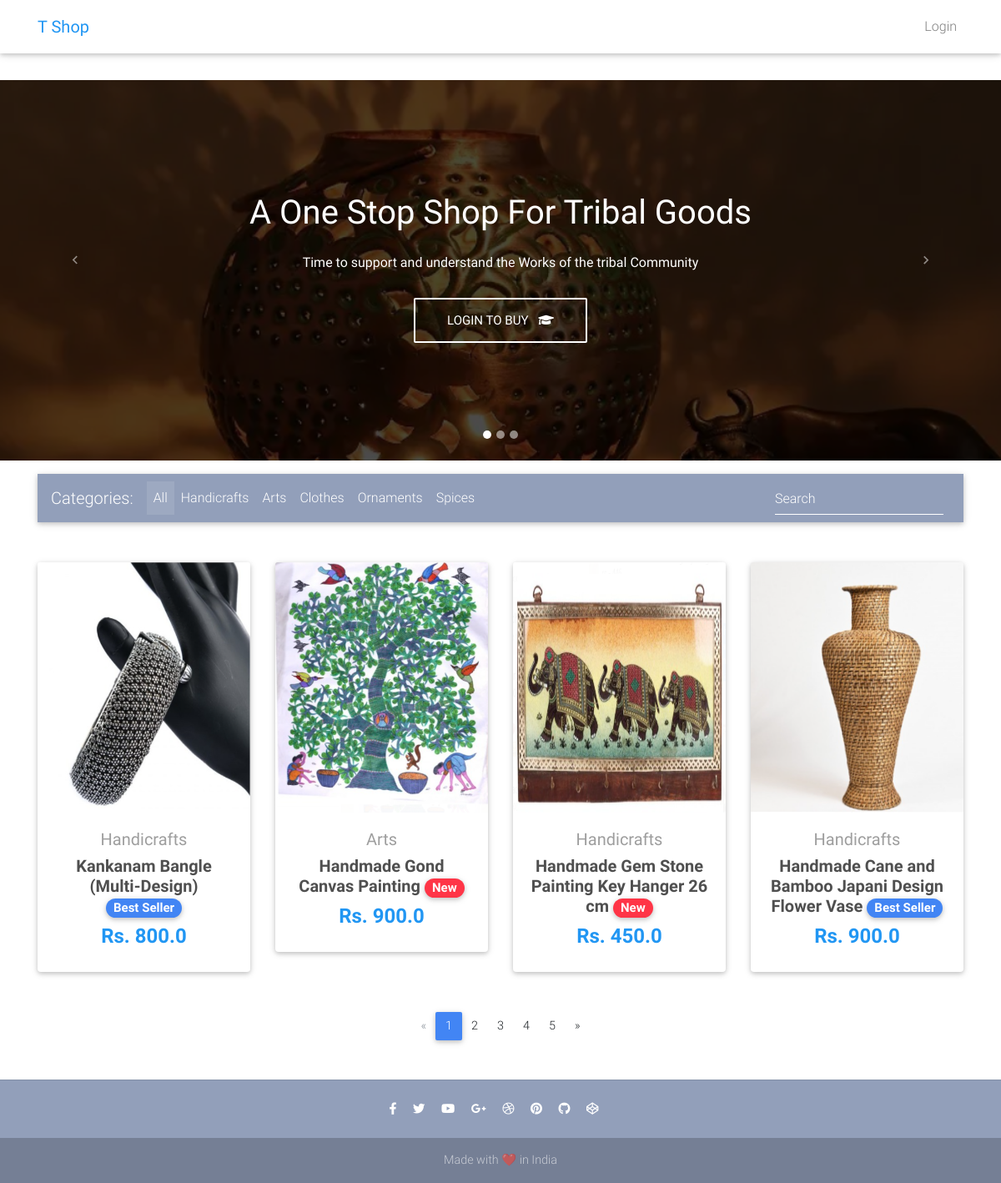
/, run on an earlier commit of the app's database.
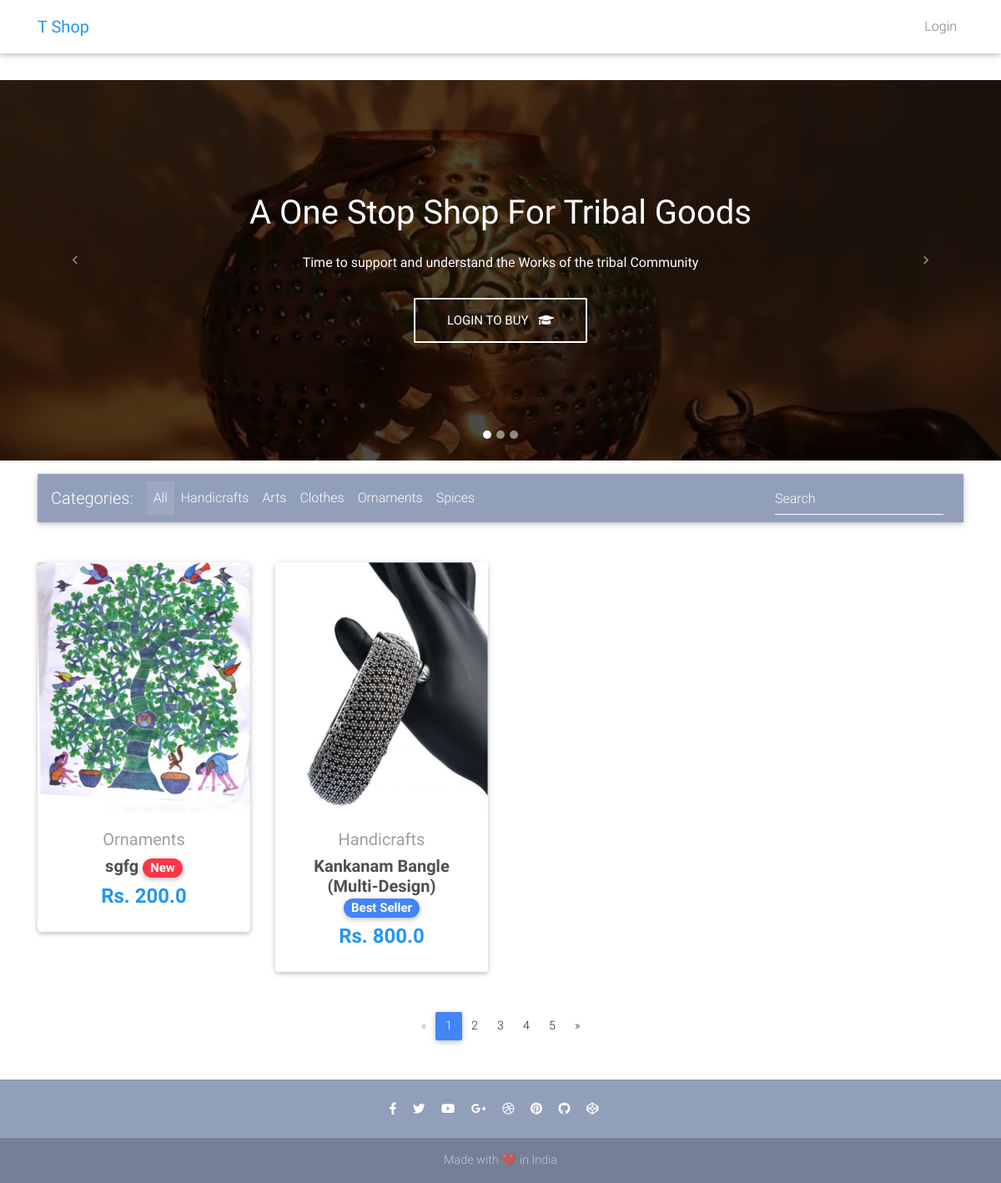
And on a later commit of the database.
### core/models.py (models this page shows, shortened)
class Item(models.Model) :
    item_name = models.CharField(max_length=100)
    price = models.FloatField()
    discount_price = models.FloatField(blank=True, null=True)
    category = models.CharField(choices=CATEGORY, max_length=2)
    label = models.CharField(choices=LABEL, max_length=2)
    description = models.TextField()
    photo=models.ImageField(upload_to='job/photos/',blank=True,null=True)
    seller = models.ForeignKey(settings.AUTH_USER_MODEL,
                             on_delete=models.CASCADE,null=True)
    sellercom=models.CharField(max_length=100,blank=True,null=True)
    def get_absolute_url(self):
        return reverse("core:product", kwargs={
            "pk" : self.pk
        })

### core/views.py (the view)
# urls.py: path('', HomeView.as_view(), name='home'),
class HomeView(ListView):
    model = Item
    template_name = "home.html"

### core/templates/home.html (shortened to what this page needs)
{% extends 'base.html' %}
{% load static %}
{% block content %}
  <div id="carousel-example-1z" class="carousel slide carousel-fade pt-4" data-ride="carousel">
    <ol class="carousel-indicators">
      <li data-target="#carousel-example-1z" data-slide-to="0" class="active"></li>
      <li data-target="#carousel-example-1z" data-slide-to="1"></li>
      <li data-target="#carousel-example-1z" data-slide-to="2"></li>
    </ol>
    <div class="carousel-inner" role="listbox">
      <div class="carousel-item active">
        <div class="view" style="background-image: url('static/img/bg1.png'); background-repeat: no-repeat; background-size: cover;">
          <div class="mask rgba-black-strong d-flex justify-content-center align-items-center">
            <div class="text-center white-text mx-5 wow fadeIn">
              <h1 class="mb-4">
                <strong>A One Stop Shop For Tribal Goods </strong>
              </h1>
              <p>
                <strong>Time to support and understand the Works of the tribal Community</strong>
              </p>
              <a href="/sign-up/" class="btn btn-outline-white btn-lg">{% if user.is_authenticated %} Scroll to buy{%else%}Login To Buy {%endif%}
                <i class="fas fa-graduation-cap ml-2"></i>
              </a>
            </div>
          </div>
        </div>
      </div>
    </div>
    <a class="carousel-control-prev" href="#carousel-example-1z" role="button" data-slide="prev">
      <span class="carousel-control-prev-icon" aria-hidden="true"></span>
    </a>
    <a class="carousel-control-next" href="#carousel-example-1z" role="button" data-slide="next">
      <span class="carousel-control-next-icon" aria-hidden="true"></span>
    </a>
  </div>
<main>
    <div class="container">
      <nav class="navbar navbar-expand-lg navbar-dark mdb-color lighten-3 mt-3 mb-5">
        <span class="navbar-brand">Categories:</span>
        <div class="collapse navbar-collapse" id="basicExampleNav">
          <ul class="navbar-nav mr-auto">
            <li class="nav-item active">
              <a class="nav-link" href="#">All
              </a>
            </li>
            <li class="nav-item">
              <a class="nav-link" href="#">Handicrafts</a>
            </li>
            <li class="nav-item">
              <a class="nav-link" href="#">Arts</a>
            </li>
            <li class="nav-item">
              <a class="nav-link" href="#">Clothes</a>
            </li>
            <li class="nav-item">
              <a class="nav-link" href="#">Ornaments</a>
            </li>
            <li class="nav-item">
              <a class="nav-link" href="#">Spices</a>
            </li>
          </ul>
          <form class="form-inline">
            <div class="md-form my-0">
              <input class="form-control mr-sm-2" type="text" placeholder="Search" aria-label="Search">
            </div>
          </form>
        </div>
      </nav>
      <section class="text-center mb-4">
        <div class="row wow fadeIn">
          {% for item in object_list %}
          <div class="col-lg-3 col-md-6 mb-4">
            <div class="card">
              <div class="view overlay">
                <img src="{{item.photo.url}}" class="card-img-top"
                  alt="" style="height: 300px;">
              </div>
              <div class="card-body text-center">
                <a href="" class="grey-text">
                  <h5>{{ item.get_category_display}}</h5>
                </a>
                <h5>
                  <strong>
                    <a href="{{ item.get_absolute_url }}" class="dark-grey-text">{{ item.item_name }}
                      <span class="badge badge-pill {% if item.get_label_display == 'New' %} danger-color {% else %} primary-color {% endif %}">{{ item.get_label_display }}</span>
                    </a>
                  </strong>
                </h5>
                <h4 class="font-weight-bold blue-text">
                  <strong>Rs.
                  {% if item.discount_price %}
                  {{ item.discount_price }}
                  {% else %}
                  {{ item.price }}
                  {% endif %}
                  </strong>
                </h4>
              </div>
            </div>
          </div>
          {% endfor %}
        </div>
      </section>
      <nav class="d-flex justify-content-center wow fadeIn">
        <ul class="pagination pg-blue">
          <li class="page-item disabled">
            <a class="page-link" href="#" aria-label="Previous">
              <span aria-hidden="true">&laquo;</span>
            </a>
          </li>
          <li class="page-item active">
            <a class="page-link" href="#">1
            </a>
          </li>
          <li class="page-item">
            <a class="page-link" href="#">2</a>
          </li>
          <li class="page-item">
            <a class="page-link" href="#">3</a>
          </li>
          <li class="page-item">
            <a class="page-link" href="#">4</a>
          </li>
          <li class="page-item">
            <a class="page-link" href="#">5</a>
          </li>
          <li class="page-item">
            <a class="page-link" href="#" aria-label="Next">
              <span aria-hidden="true">&raquo;</span>
            </a>
          </li>
        </ul>
      </nav>
    </div>
  </main>
{% endblock content %}

### core/templates/base.html (shortened to what this page needs)
{% load static %}
{% load cart_template_tags %}
<!DOCTYPE html>
<html lang="en">
<head>
  <link rel="stylesheet" href="https://use.fontawesome.com/releases/v5.11.2/css/all.css">
  <link href="{% static 'css/bootstrap.min.css' %}" rel="stylesheet">
  <link href="{% static 'css/mdb.min.css' %}" rel="stylesheet">
  <link href=" {% static 'css/style.min.css' %}" rel="stylesheet">
</head>
<body>
  <nav class="navbar fixed-top navbar-expand-lg navbar-light white scrolling-navbar">
    <div class="container">
      <a class="navbar-brand waves-effect" href="/">
        <strong class="blue-text">T Shop</strong>
      </a>
      <div class="collapse navbar-collapse" id="navbarSupportedContent">
        <ul class="navbar-nav nav-flex-icons">
            {% if user.is_authenticated %}
            <li class="nav-item">
                <a class="nav-link waves-effect">
                {% if request.user|cart_item_count != 0 %}
                  <span class="badge red z-depth-1 mr-1"> {{ request.user|cart_item_count }} </span>
                {% endif %}
                <i class="fas fa-shopping-cart"></i>
                <span class="clearfix d-none d-sm-inline-block"> Cart </span>
                </a>
            </li>
            <li class="nav-item">
                 <a class="nav-link waves-effect">
                Hi {{ user.username }}!
                </a>
            </li>
             </li class="nav-item">
                <a class="nav-link waves-effect" href="{% url 'logout' %}"> Logout</a>
            </li>
            {% else %}
                <a class="nav-link waves-effect" href="{% url 'login' %}"> Login</a>
            {% endif %}
        </ul>
      </div>
    </div>
  </nav>
  <div class="mt-5 pt-4">
    </div>
    {% block content %}
    {% endblock content %}
    {% include "footer.html" %}
</body>
</html>

### core/templates/footer.html
  <footer class="page-footer text-center font-small mt-4 wow fadeIn">
    <hr class="my-4">
    <div class="pb-4">
      <a href="#" target="_blank">
        <i class="fab fa-facebook-f mr-3"></i>
      </a>
      <a href="#" target="_blank">
        <i class="fab fa-twitter mr-3"></i>
      </a>
      <a href="#" target="_blank">
        <i class="fab fa-youtube mr-3"></i>
      </a>
      <a href="#" target="_blank">
        <i class="fab fa-google-plus-g mr-3"></i>
      </a>
      <a href="#" target="_blank">
        <i class="fab fa-dribbble mr-3"></i>
      </a>
      <a href="#" target="_blank">
        <i class="fab fa-pinterest mr-3"></i>
      </a>
      <a href="#" target="_blank">
        <i class="fab fa-github mr-3"></i>
      </a>
      <a href="#" target="_blank">
        <i class="fab fa-codepen mr-3"></i>
      </a>
    </div>
    <div class="footer-copyright py-3">
      Made with ❤️ in India
    </div>
  </footer>

### core/templates/script.html (shortened to what this page needs)
{% load static %}

### core/templates/base.html (style rules this page uses)
html, body, header, .carousel { height: 60vh; }

What changed in the data, as far as the page shows it:
removed Item: photo (picture), category "Arts", item_name "Handmade Gond Canvas Painting", label "New", discount_price "900.0"
removed Item: photo (picture), category "Handicrafts", item_name "Handmade Gem Stone Painting Key Hanger 26 cm", label "New", discount_price "450.0"
removed Item: photo (picture), category "Handicrafts", item_name "Handmade Cane and Bamboo Japani Design Flower Vase", label "Best Seller", discount_price "900.0"
added Item: photo (picture), category "Ornaments", item_name "sgfg", label "New", discount_price "200.0"
